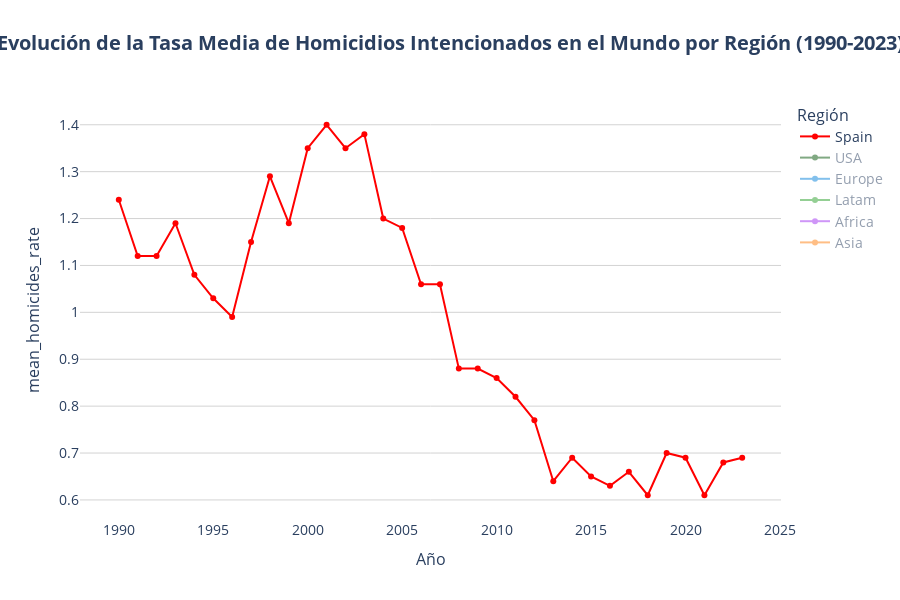

Notebook code cell kept with this figure:
### Code cell
time_series_plot(
    df = df_time_series['region'],
    x='Year',
    y='mean_homicides_rate',
    line_group='Region_2',
    color='Region_2',
    default_visible_name='Spain',
    title='Evolución de la Tasa Media de Homicidios Intencionados en el Mundo por Región (1990-2023)',
    hover_data=HOVER_DATA['time_series_region'],
    labels=LABELS['time_series'],
    hovertemplate=HOVER_TEMPLATES['time_series_region'],
    color_discrete_map=COLOR_MAP['Region_2'],
    category_orders=CATEGORY_ORDERS,
    plot_save_path=os.path.join(PROJECT_PATH, 'plots', PLOT_FILENAME['time_series']),
    show=True
)

### Figure 1 — Plotly figure (JSON) as saved in the notebook; plotly's stock layout.template omitted (floating-point values rounded to 4 significant figures)
{"data": [{"customdata": [["Spain"], ["Spain"], ["Spain"], ["Spain"], ["Spain"], ["Spain"], ["Spain"], ["Spain"], ["Spain"], ["Spain"], ["Spain"], ["Spain"], ["Spain"], ["Spain"], ["Spain"], ["Spain"], ["Spain"], ["Spain"], ["Spain"], ["Spain"], ["Spain"], ["Spain"], ["Spain"], ["Spain"], ["Spain"], ["Spain"], ["Spain"], ["Spain"], ["Spain"], ["Spain"], ["Spain"], ["Spain"], ["Spain"], ["Spain"]], "hovertemplate": "<b style='font-size: 14px'>%{customdata[0]}</b><br><br><b>Año:</b> %{x}<br><b>Tasa Media de Homicidios:</b> %{y:.2f}<br><extra></extra>", "legendgroup": "Spain", "line": {"color": "#FF0000", "dash": "solid"}, "marker": {"symbol": "circle"}, "mode": "lines+markers", "name": "Spain", "orientation": "v", "showlegend": true, "type": "scatter", "x": [1990, 1991, 1992, 1993, 1994, 1995, 1996, 1997, 1998, 1999, 2000, 2001, 2002, 2003, 2004, 2005, 2006, 2007, 2008, 2009, 2010, 2011, 2012, 2013, 2014, 2015, 2016, 2017, 2018, 2019, 2020, 2021, 2022, 2023], "xaxis": "x", "y": [1.24, 1.12, 1.12, 1.19, 1.08, 1.03, 0.99, 1.15, 1.29, 1.19, 1.35, 1.4, 1.35, 1.38, 1.2, 1.18, 1.06, 1.06, 0.88, 0.88, 0.86, 0.82, 0.77, 0.64, 0.69, 0.65, 0.63, 0.66, 0.61, 0.7, 0.69, 0.61, 0.68, 0.69], "yaxis": "y"}, {"customdata": [["USA"], ["USA"], ["USA"], ["USA"], ["USA"], ["USA"], ["USA"], ["USA"], ["USA"], ["USA"], ["USA"], ["USA"], ["USA"], ["USA"], ["USA"], ["USA"], ["USA"], ["USA"], ["USA"], ["USA"], ["USA"], ["USA"], ["USA"], ["USA"], ["USA"], ["USA"], ["USA"], ["USA"], ["USA"], ["USA"], ["USA"]], "hovertemplate": "<b style='font-size: 14px'>%{customdata[0]}</b><br><br><b>Año:</b> %{x}<br><b>Tasa Media de Homicidios:</b> %{y:.2f}<br><extra></extra>", "legendgroup": "USA", "line": {"color": "#055509", "dash": "solid"}, "marker": {"symbol": "circle"}, "mode": "lines+markers", "name": "USA", "orientation": "v", "showlegend": true, "type": "scatter", "visible": "legendonly", "x": [1990, 1991, 1992, 1993, 1994, 1995, 1996, 1997, 1998, 1999, 2000, 2001, 2002, 2006, 2007, 2008, 2009, 2010, 2011, 2012, 2013, 2014, 2015, 2016, 2017, 2018, 2019, 2020, 2021, 2022, 2023], "xaxis": "x", "y": [9.25, 9.63, 9.15, 9.34, 8.79, 8.06, 7.25, 6.66, 6.15, 5.57, 5.54, 6.7, 5.65, 5.79, 5.67, 5.4, 5.0, 4.73, 4.67, 4.68, 4.47, 4.38, 4.87, 5.29, 5.21, 4.89, 4.93, 6.35, 6.78, 6.51, 5.76], "yaxis": "y"}, {"customdata": [["Europe"], ["Europe"], ["Europe"], ["Europe"], ["Europe"], ["Europe"], ["Europe"], ["Europe"], ["Europe"], ["Europe"], ["Europe"], ["Europe"], ["Europe"], ["Europe"], ["Europe"], ["Europe"], ["Europe"], ["Europe"], ["Europe"], ["Europe"], ["Europe"], ["Europe"], ["Europe"], ["Europe"], ["Europe"], ["Europe"], ["Europe"], ["Europe"], ["Europe"], ["Europe"], ["Europe"], ["Europe"], ["Europe"], ["Europe"]], "hovertemplate": "<b style='font-size: 14px'>%{customdata[0]}</b><br><br><b>Año:</b> %{x}<br><b>Tasa Media de Homicidios:</b> %{y:.2f}<br><extra></extra>", "legendgroup": "Europe", "line": {"color": "#0883db", "dash": "solid"}, "marker": {"symbol": "circle"}, "mode": "lines+markers", "name": "Europe", "orientation": "v", "showlegend": true, "type": "scatter", "visible": "legendonly", "x": [1990, 1991, 1992, 1993, 1994, 1995, 1996, 1997, 1998, 1999, 2000, 2001, 2002, 2003, 2004, 2005, 2006, 2007, 2008, 2009, 2010, 2011, 2012, 2013, 2014, 2015, 2016, 2017, 2018, 2019, 2020, 2021, 2022, 2023], "xaxis": "x", "y": [2.09, 2.08, 1.92, 1.86, 2.01, 2.01, 1.88, 1.76, 1.65, 1.53, 1.6, 1.54, 1.57, 1.61, 1.49, 1.33, 1.26, 1.28, 1.21, 1.09, 1.08, 1.06, 0.97, 0.98, 0.98, 1.05, 1.06, 0.98, 0.94, 0.89, 0.89, 0.91, 0.91, 0.96], "yaxis": "y"}, {"customdata": [["Latam"], ["Latam"], ["Latam"], ["Latam"], ["Latam"], ["Latam"], ["Latam"], ["Latam"], ["Latam"], ["Latam"], ["Latam"], ["Latam"], ["Latam"], ["Latam"], ["Latam"], ["Latam"], ["Latam"], ["Latam"], ["Latam"], ["Latam"], ["Latam"], ["Latam"], ["Latam"], ["Latam"], ["Latam"], ["Latam"], ["Latam"], ["Latam"], ["Latam"], ["Latam"], ["Latam"], ["Latam"], ["Latam"], ["Latam"]], "hovertemplate": "<b style='font-size: 14px'>%{customdata[0]}</b><br><br><b>Año:</b> %{x}<br><b>Tasa Media de Homicidios:</b> %{y:.2f}<br><extra></extra>", "legendgroup": "Latam", "line": {"color": "#2ca02c", "dash": "solid"}, "marker": {"symbol": "circle"}, "mode": "lines+markers", "name": "Latam", "orientation": "v", "showlegend": true, "type": "scatter", "visible": "legendonly", "x": [1990, 1991, 1992, 1993, 1994, 1995, 1996, 1997, 1998, 1999, 2000, 2001, 2002, 2003, 2004, 2005, 2006, 2007, 2008, 2009, 2010, 2011, 2012, 2013, 2014, 2015, 2016, 2017, 2018, 2019, 2020, 2021, 2022, 2023], "xaxis": "x", "y": [24.84, 25.63, 25.1, 25.58, 27.38, 26.68, 27.52, 26.95, 26.75, 26.49, 27.53, 26.19, 26.73, 25.03, 23.49, 21.91, 22.53, 21.63, 23.18, 24.67, 25.48, 26.03, 26.51, 23.63, 25.81, 25.06, 26.29, 27.3, 24.67, 22.78, 22.05, 20.77, 19.54, 19.48], "yaxis": "y"}, {"customdata": [["Africa"], ["Africa"], ["Africa"], ["Africa"], ["Africa"], ["Africa"], ["Africa"], ["Africa"], ["Africa"], ["Africa"], ["Africa"], ["Africa"], ["Africa"], ["Africa"], ["Africa"], ["Africa"], ["Africa"], ["Africa"], ["Africa"], ["Africa"], ["Africa"], ["Africa"], ["Africa"], ["Africa"], ["Africa"], ["Africa"], ["Africa"], ["Africa"], ["Africa"], ["Africa"], ["Africa"], ["Africa"], ["Africa"], ["Africa"]], "hovertemplate": "<b style='font-size: 14px'>%{customdata[0]}</b><br><br><b>Año:</b> %{x}<br><b>Tasa Media de Homicidios:</b> %{y:.2f}<br><extra></extra>", "legendgroup": "Africa", "line": {"color": "#a02ff1", "dash": "solid"}, "marker": {"symbol": "circle"}, "mode": "lines+markers", "name": "Africa", "orientation": "v", "showlegend": true, "type": "scatter", "visible": "legendonly", "x": [1990, 1991, 1992, 1993, 1994, 1995, 1996, 1997, 1998, 1999, 2000, 2001, 2002, 2003, 2004, 2005, 2006, 2007, 2008, 2009, 2010, 2011, 2012, 2013, 2014, 2015, 2016, 2017, 2018, 2019, 2020, 2021, 2022, 2023], "xaxis": "x", "y": [0.37, 0.5, 0.52, 0.58, 37.35, 60.34, 56.45, 34.6, 34.78, 30.96, 29.4, 28.73, 28.51, 26.05, 24.4, 23.79, 24.27, 23.15, 22.38, 20.53, 19.27, 18.62, 19.05, 19.73, 20.22, 20.92, 21.25, 22.67, 22.8, 23.31, 21.66, 26.3, 27.97, 1.71], "yaxis": "y"}, {"customdata": [["Asia"], ["Asia"], ["Asia"], ["Asia"], ["Asia"], ["Asia"], ["Asia"], ["Asia"], ["Asia"], ["Asia"], ["Asia"], ["Asia"], ["Asia"], ["Asia"], ["Asia"], ["Asia"], ["Asia"], ["Asia"], ["Asia"], ["Asia"], ["Asia"], ["Asia"], ["Asia"], ["Asia"], ["Asia"], ["Asia"], ["Asia"], ["Asia"], ["Asia"], ["Asia"], ["Asia"], ["Asia"], ["Asia"], ["Asia"]], "hovertemplate": "<b style='font-size: 14px'>%{customdata[0]}</b><br><br><b>Año:</b> %{x}<br><b>Tasa Media de Homicidios:</b> %{y:.2f}<br><extra></extra>", "legendgroup": "Asia", "line": {"color": "#ff7f0e", "dash": "solid"}, "marker": {"symbol": "circle"}, "mode": "lines+markers", "name": "Asia", "orientation": "v", "showlegend": true, "type": "scatter", "visible": "legendonly", "x": [1990, 1991, 1992, 1993, 1994, 1995, 1996, 1997, 1998, 1999, 2000, 2001, 2002, 2003, 2004, 2005, 2006, 2007, 2008, 2009, 2010, 2011, 2012, 2013, 2014, 2015, 2016, 2017, 2018, 2019, 2020, 2021, 2022, 2023], "xaxis": "x", "y": [4.35, 4.69, 4.71, 4.48, 4.35, 3.17, 3.07, 3.08, 4.22, 4.03, 3.99, 3.79, 2.85, 2.73, 2.8, 2.59, 2.45, 2.39, 2.33, 2.24, 2.24, 2.21, 2.16, 2.0, 2.02, 1.89, 1.8, 1.74, 1.7, 1.66, 1.65, 2.61, 2.53, 1.25], "yaxis": "y"}], "layout": {"height": 600, "legend": {"font": {"size": 14}, "title": {"font": {"size": 16}, "text": "Región"}, "tracegroupgap": 0}, "plot_bgcolor": "white", "title": {"font": {"size": 20}, "text": "<b>Evolución de la Tasa Media de Homicidios Intencionados en el Mundo por Región (1990-2023)</b>", "x": 0.5, "xanchor": "center"}, "xaxis": {"anchor": "y", "domain": [0, 1], "showgrid": false, "tickfont": {"size": 14}, "title": {"font": {"size": 16}, "text": "Año"}}, "yaxis": {"anchor": "x", "domain": [0, 1], "gridcolor": "lightgray", "showgrid": true, "tickfont": {"size": 14}, "title": {"font": {"size": 16}, "text": "mean_homicides_rate"}}}}
